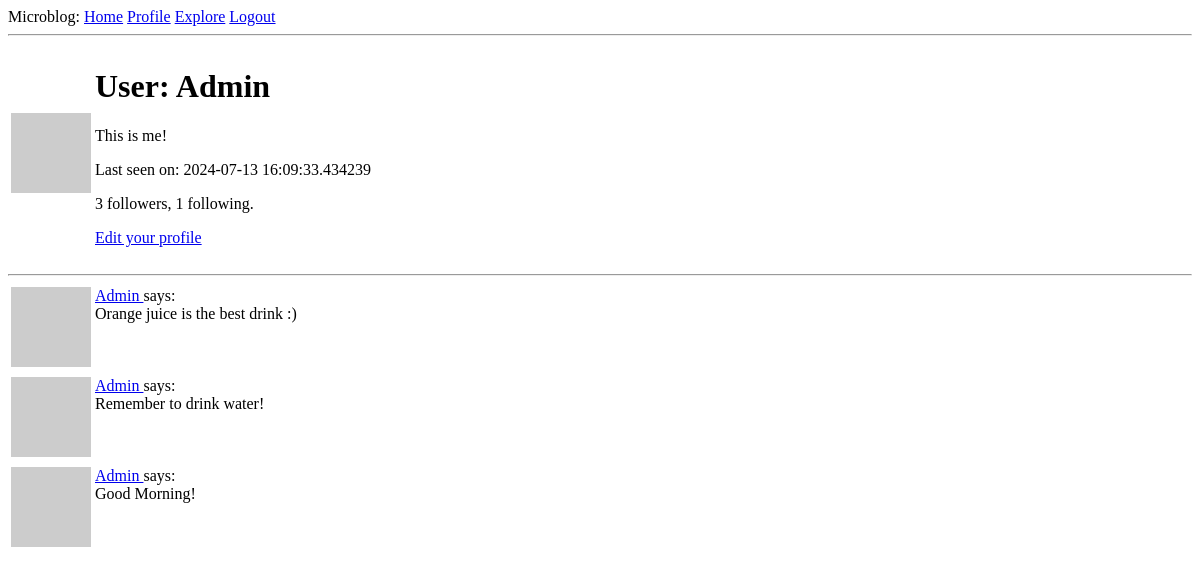
/user/Admin (signed in), run on an earlier commit of the app's database.
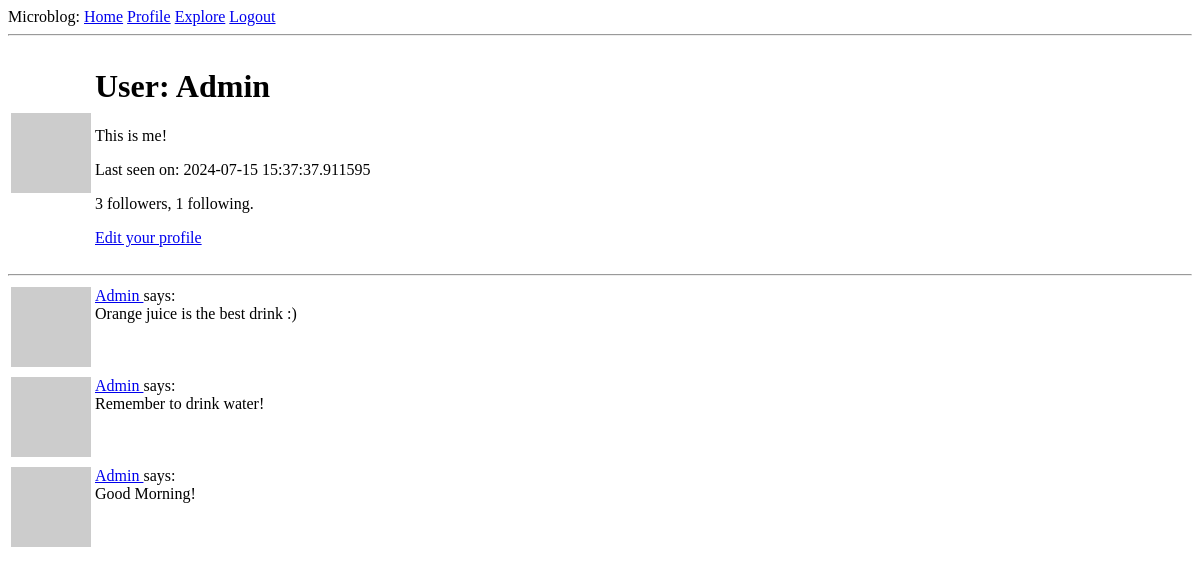
And on a later commit of the database.
### app/models.py (models this page shows, shortened)
class User(UserMixin, db.Model):
    id: so.Mapped[int] = so.mapped_column(primary_key=True)
    username: so.Mapped[str] = so.mapped_column(sa.String(64), index=True, unique=True)
    email: so.Mapped[str] = so.mapped_column(sa.String(120), index=True, unique=True)
    password_hash: so.Mapped[Optional[str]] = so.mapped_column(sa.String(256)) # 'Optional' allows for empty or nullable
    about_me: so.Mapped[Optional[str]] = so.mapped_column(sa.String(140))
    last_seen: so.Mapped[Optional[datetime]] = so.mapped_column(default=lambda: datetime.now(timezone.utc))
    following: so.WriteOnlyMapped['User'] = so.relationship(
        secondary=followers, primaryjoin=(followers.c.follower_id == id),
        secondaryjoin=(followers.c.followed_id == id),
        back_populates='followers')
    followers: so.WriteOnlyMapped['User'] = so.relationship(
        secondary=followers, primaryjoin=(followers.c.followed_id == id),
        secondaryjoin=(followers.c.follower_id == id),
        back_populates='following')
    posts: so.WriteOnlyMapped['Post'] = so.relationship(back_populates='author') # This is not an actual database field, but a high-level view of the relationship between users and posts, and for that reason it isn't in the database diagram
    def avatar(self, size):
        digest = md5(self.email.lower().encode('utf-8')).hexdigest()
        return f'https://www.gravatar.com/avatar/{digest}?d=identicon&s={size}'
    def followers_count(self):
        query = sa.select(sa.func.count()).select_from(
            self.followers.select().subquery())
        return db.session.scalar(query)
    def following_count(self):
        query = sa.select(sa.func.count()).select_from(
            self.following.select().subquery())
        return db.session.scalar(query)

class Post(db.Model):
    id: so.Mapped[int] = so.mapped_column(primary_key=True)
    body: so.Mapped[str] = so.mapped_column(sa.String(140))
    timestamp: so.Mapped[datetime] = so.mapped_column(index=True, default=lambda: datetime.now(timezone.utc))
    user_id: so.Mapped[int] = so.mapped_column(sa.ForeignKey(User.id), index=True)
    author: so.Mapped[User] = so.relationship(back_populates='posts') # These two attributes (This and User.posts) allow the application to access the connected user and post entries

### app/routes.py (the view)
@app.route('/user/<username>')
@login_required
def user(username):
    user = db.first_or_404(sa.select(User).where(User.username == username))
    page = request.args.get('page', 1, type=int)
    query = user.posts.select().order_by(Post.timestamp.desc())
    posts = db.paginate(query, page=page, per_page=app.config['POSTS_PER_PAGE'], error_out=False)
    next_url = url_for('user', username=user.username, page=posts.next_num) if posts.has_next else None
    prev_url = url_for('user', username=user.username, page=posts.prev_num) if posts.has_prev else None
    form = EmptyForm()
    return render_template('user.html', user=user, posts=posts.items, next_url=next_url, prev_url=prev_url, form=form)

### app/models.py (called while the page is built)
@login.user_loader
def load_user(id):
    return db.session.get(User, int(id))

### app/routes.py (called while the page is built)
@app.before_request
def before_request():
    if current_user.is_authenticated:
        current_user.last_seen = datetime.now(timezone.utc)
        db.session.commit()

### app/templates/user.html (shortened to what this page needs)
{% extends "base.html" %}
{% block content %}
    <table>
        <tr valign="middle">
            <td><img src="{{ user.avatar(128) }}"></td>
            <td>
                <h1>User: {{ user.username }}</h1>
                {% if user.about_me %}<p>{{ user.about_me }}</p>{% endif %}
                {% if user.last_seen %}<p>Last seen on: {{ user.last_seen }}</p>{% endif %}
                <p>{{ user.followers_count() }} followers, {{ user.following_count() }} following.</p>
                {% if user == current_user %}
                <p><a href="{{ url_for('edit_profile') }}">Edit your profile</a></p>
                {% endif %}
            </td>
        </tr>
    </table>
    <hr>
    {% for post in posts %}
        {% include '_post.html' %}
    {% endfor %}
{% endblock %}

### app/templates/base.html (shortened to what this page needs)
<!DOCTYPE html>
<html>
	<head>
	</head>
	<body>
		<div>
			Microblog:
            <a href="{{ url_for('index') }}">Home</a>
			{% if current_user.is_anonymous %}
            <a href="{{ url_for('login') }}">Login</a>
			{% else %}
			<a href="{{ url_for('user', username=current_user.username) }}">Profile</a>
			<a href="{{ url_for('explore') }}">Explore</a>
			<a href="{{ url_for('logout') }}">Logout</a>
			{% endif %}
		</div>
		<hr />
		{% block content %}{% endblock %}
	</body>
</html>

### app/templates/_post.html
<table>
	<tr valign="top">
		<td><img src="{{ post.author.avatar(36) }}" /></td>
		<td>
			<a href="{{ url_for('user', username=post.author.username) }}">
				{{ post.author.username }}
			</a>
			says:<br />{{ post.body }}
		</td>
	</tr>
</table>

What changed in the data, as far as the page shows it:
changed User "Admin": last_seen "2024-07-13 16:09:33.434239" → "2024-07-15 15:37:37.911595"
